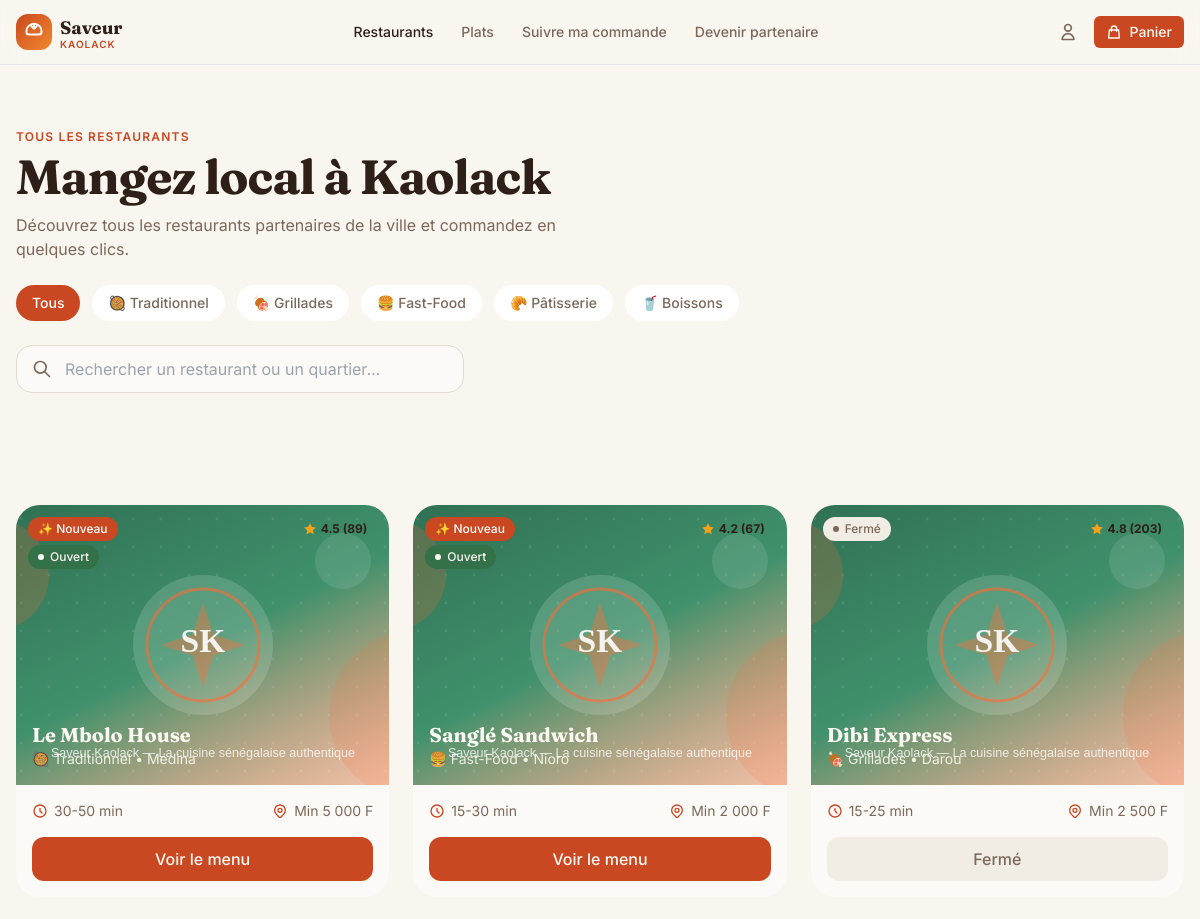
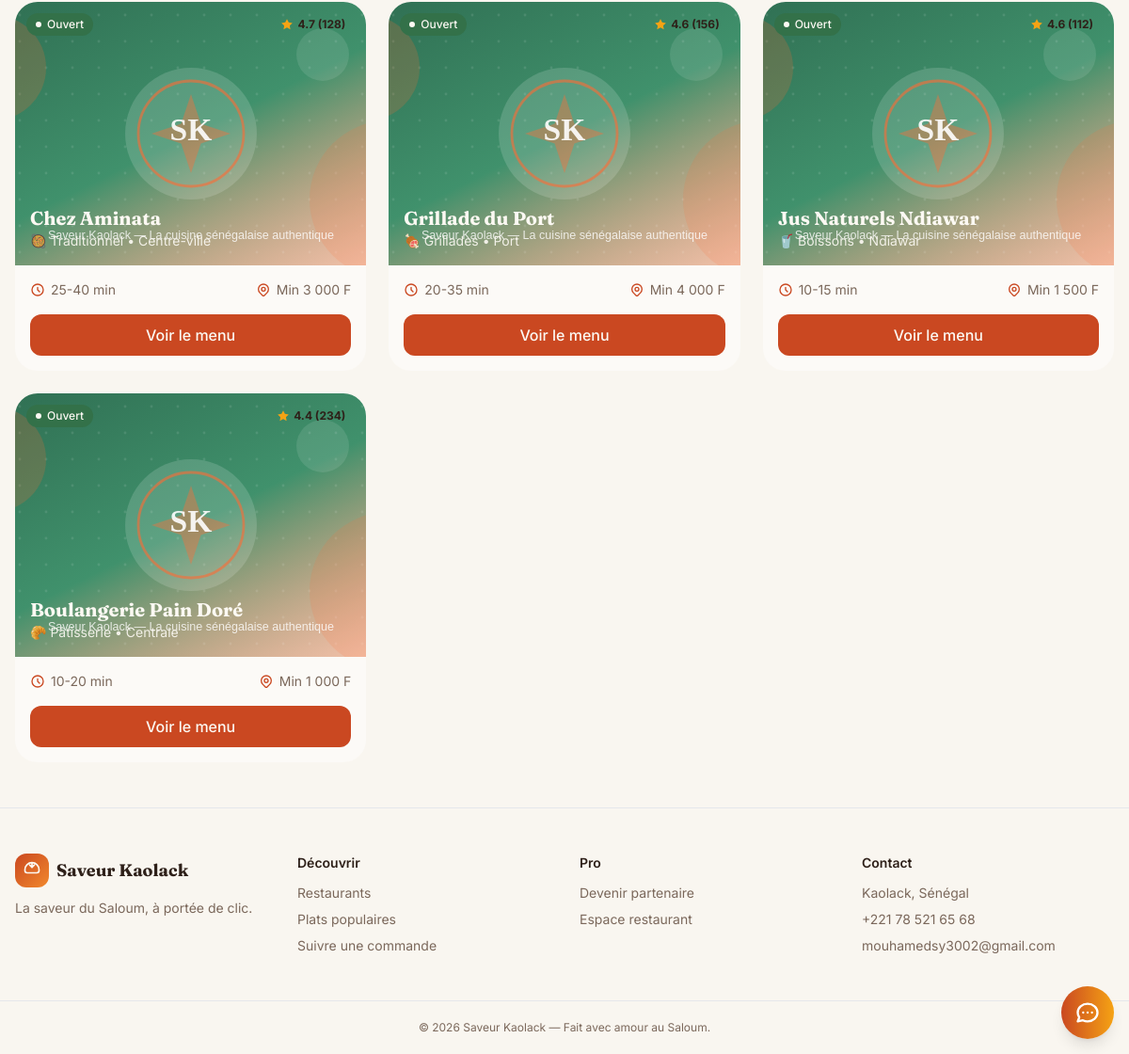
The page /restaurants.php on the database as committed earlier (2 pictures, top to bottom).
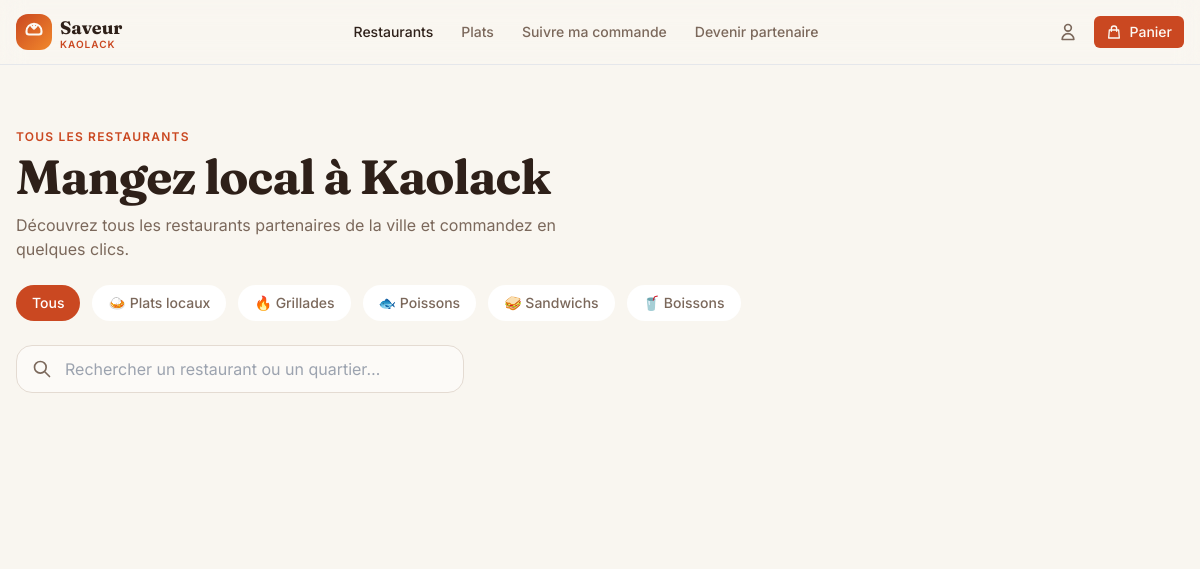
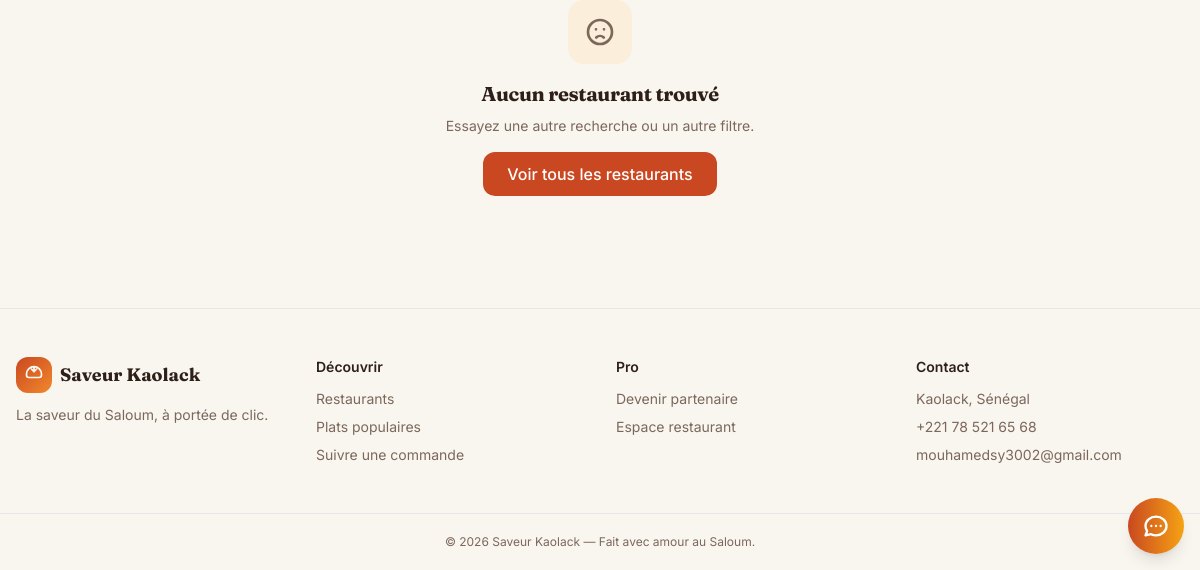
The same page on the database as committed later (2 pictures, top to bottom).
### tables this page shows
CREATE TABLE `categories` (
  `id`              int(11)     NOT NULL AUTO_INCREMENT,
  `nom`             varchar(50) NOT NULL,
  `icone`           varchar(10) DEFAULT NULL,
  `ordre_affichage` int(11)     DEFAULT 0,
  `description`     text        DEFAULT NULL,
  PRIMARY KEY (`id`)
);

CREATE TABLE `restaurants` (
  `id`                  int(11)       NOT NULL AUTO_INCREMENT,
  `nom`                 varchar(100)  NOT NULL,
  `description`         text          DEFAULT NULL,
  `telephone`           varchar(20)   DEFAULT NULL,
  `email`               varchar(100)  DEFAULT NULL,
  `adresse`             varchar(255)  DEFAULT NULL,
  `quartier`            varchar(50)   DEFAULT NULL,
  `categorie_id`        int(11)       DEFAULT NULL,
  `photo_banniere`      varchar(255)  DEFAULT NULL,
  `photo_resto`         varchar(255)  DEFAULT NULL,
  `logo`                varchar(255)  DEFAULT NULL,
  `heure_ouverture`     time          DEFAULT '08:00:00',
  `heure_fermeture`     time          DEFAULT '22:00:00',
  `delai_livraison_min` int(11)       DEFAULT 20,
  `delai_livraison_max` int(11)       DEFAULT 45,
  `frais_livraison`     int(11)       DEFAULT 1000,
  `commande_minimum`    int(11)       DEFAULT 3000,
  `note_moyenne`        decimal(2,1)  DEFAULT 4.5,
  `nb_avis`             int(11)       DEFAULT 0,
  `est_nouveau`         tinyint(1)    DEFAULT 0,
  `statut`              enum('actif','inactif','ferme','en_attente','refuse') DEFAULT 'en_attente',
  `created_at`          timestamp     NOT NULL DEFAULT current_timestamp(),
  `utilisateur_id`      int(11)       DEFAULT NULL,
  `wave_api_key`        varchar(255)  DEFAULT NULL,
  `telegram_bot_token`  varchar(200)  DEFAULT NULL,
  `telegram_chat_id`    varchar(100)  DEFAULT NULL,
  `latitude`            decimal(10,8) DEFAULT NULL,
  `longitude`           decimal(11,8) DEFAULT NULL,
  PRIMARY KEY (`id`),
  KEY `categorie_id`   (`categorie_id`),
  KEY `utilisateur_id` (`utilisateur_id`),
  CONSTRAINT `restaurants_ibfk_1` FOREIGN KEY (`categorie_id`)   REFERENCES `categories`   (`id`),
  CONSTRAINT `restaurants_ibfk_2` FOREIGN KEY (`utilisateur_id`) REFERENCES `utilisateurs` (`id`)
);

### restaurants.php (the view, shortened to what the rows shown need)
<?php
require_once 'includes/fonctions.php';
try {
    $pdo = getDB();
    $stmt = $pdo->query("SELECT * FROM categories ORDER BY ordre_affichage");
    $categories = $stmt->fetchAll(PDO::FETCH_ASSOC);
    $where = ["statut = 'actif'"];
    $params = [];
    $cat = isset($_GET['cat']) ? (int)$_GET['cat'] : 0;
    $sql = "SELECT r.*, c.nom as categorie_nom, c.icone
            FROM restaurants r
            LEFT JOIN categories c ON r.categorie_id = c.id
            WHERE " . implode(' AND ', $where) . "
            ORDER BY est_nouveau DESC, note_moyenne DESC, nom";
    $stmt = $pdo->prepare($sql);
    $stmt->execute($params);
    $restaurants = $stmt->fetchAll(PDO::FETCH_ASSOC);
} catch (PDOException $e) {
    $restaurants = [];
    $error = 'Erreur BDD: ' . $e->getMessage();
}
require_once 'includes/header.php';
?>
<section class="bg-[hsl(36_78%_92%)]/40">
    <div class="container mx-auto px-4 max-w-7xl py-12 md:py-16">
        <h1 class="mt-2 font-display text-4xl font-bold text-[hsl(20_30%_14%)] md:text-5xl">
            Mangez local à Kaolack
        </h1>
        <div class="mt-6 flex flex-wrap gap-3">
            <a href="?" class="px-4 py-2 rounded-full text-sm font-medium <?php echo empty($cat) ? 'bg-[hsl(14_72%_46%)] text-white' : 'bg-white text-[hsl(25_15%_42%)] hover:bg-[hsl(36_30%_92%)]'; ?> transition-colors">
                Tous
            </a>
            <?php foreach ($categories as $categorie): ?>
            <a href="?cat=<?php echo $categorie['id']; ?>" class="px-4 py-2 rounded-full text-sm font-medium <?php echo $cat == $categorie['id'] ? 'bg-[hsl(14_72%_46%)] text-white' : 'bg-white text-[hsl(25_15%_42%)] hover:bg-[hsl(36_30%_92%)]'; ?> transition-colors">
                <?php echo $categorie['icone'] . ' ' . htmlspecialchars($categorie['nom']); ?>
            </a>
            <?php endforeach; ?>
        </div>
    </div>
</section>
<section class="container mx-auto px-4 max-w-7xl py-12">
    <?php if (isset($error)): ?>
    <div class="rounded-2xl bg-red-50 border border-red-200 p-8 text-center">
        <div class="mx-auto mb-4 flex h-16 w-16 items-center justify-center rounded-2xl bg-red-100 text-red-600">
            <svg xmlns="http://www.w3.org/2000/svg" class="h-8 w-8" fill="none" viewBox="0 0 24 24" stroke="currentColor">
                <path stroke-linecap="round" stroke-linejoin="round" stroke-width="2" d="M12 9v2m0 4h.01m-6.938 4h13.856c1.54 0 2.502-1.667 1.732-3L13.732 4c-.77-1.333-2.694-1.333-3.464 0L3.34 16c-.77 1.333.192 3 1.732 3z" />
            </svg>
        </div>
        <h3 class="font-display text-xl font-bold text-red-800 mb-2">Problème de base de données</h3>
        <p class="text-red-700 mb-4"><?php echo $error; ?></p>
        <div class="bg-white rounded-xl p-4 text-left text-sm text-[hsl(25_15%_42%)]">
            <p class="font-semibold mb-2">Solutions possibles :</p>
            <ul class="list-disc list-inside space-y-1">
                <li>Vérifiez que MySQL est démarré dans XAMPP</li>
                <li><a href="database/install.php" class="text-[hsl(14_72%_46%)] hover:underline">Cliquez ici pour installer la base de données</a></li>
                <li>Vérifiez les identifiants (root / mot de passe vide)</li>
            </ul>
        </div>
    </div>
    <?php else: ?>
    <div class="grid gap-6 md:grid-cols-3">
        <?php foreach ($restaurants as $r):
            $isOpen = estRestaurantOuvert($r['heure_ouverture'], $r['heure_fermeture']);
            $badgeClass = $isOpen ? 'bg-[hsl(142_38%_32%)] text-[hsl(38_60%_97%)]' : 'bg-[hsl(36_30%_92%)] text-[hsl(25_15%_42%)]';
            $dotClass = $isOpen ? 'bg-[hsl(38_60%_97%)]' : 'bg-[hsl(25_15%_42%)]';
            $btnClass = $isOpen ? 'bg-[hsl(14_72%_46%)] text-[hsl(38_60%_97%)] hover:bg-[hsl(14_72%_40%)]' : 'bg-[hsl(36_30%_92%)] text-[hsl(25_15%_42%)] cursor-not-allowed';
            $btnText = $isOpen ? 'Voir le menu' : 'Fermé';
            $delayText = $r['delai_livraison_min'] . '-' . $r['delai_livraison_max'] . ' min';
        ?>
        <div class="group overflow-hidden rounded-3xl bg-[hsl(36_50%_98%)] transition-all duration-300 hover:-translate-y-1 hover:shadow-warm">
            <div class="relative aspect-[4/3] overflow-hidden">
                <?php echo afficherBanniere(
                    $r['photo_banniere'] ?? null,
                    $r['nom'],
                    'h-full w-full object-cover transition-transform duration-500 group-hover:scale-105'
                ); ?>
                <div class="absolute inset-0 bg-gradient-to-t from-[hsl(20_30%_14%)]/70 to-transparent"></div>
                <?php if ($r['est_nouveau']): ?>
                <span class="absolute left-3 top-3 inline-flex items-center gap-1.5 px-2.5 py-1 rounded-full text-xs font-medium bg-[hsl(14_72%_46%)] text-white">
                    ✨ Nouveau
                </span>
                <?php endif; ?>
                <span class="absolute <?php echo $r['est_nouveau'] ? 'left-3 top-10' : 'left-3 top-3'; ?> inline-flex items-center gap-1.5 px-2.5 py-1 rounded-full text-xs font-medium <?php echo $badgeClass; ?>">
                    <span class="h-1.5 w-1.5 rounded-full <?php echo $dotClass; ?>"></span>
                    <?php echo $isOpen ? 'Ouvert' : 'Fermé'; ?>
                </span>
                <div class="absolute right-3 top-3 flex items-center gap-1 rounded-full bg-[hsl(38_44%_96%)]/95 px-2.5 py-1 text-xs font-bold text-[hsl(20_30%_14%)] shadow-soft">
                    <svg xmlns="http://www.w3.org/2000/svg" class="h-3.5 w-3.5 fill-[hsl(38_92%_52%)] text-[hsl(38_92%_52%)]" viewBox="0 0 24 24" stroke="none">
                        <path d="M12 2l3.09 6.26L22 9.27l-5 4.87 1.18 6.88L12 17.77l-6.18 3.25L7 14.14 2 9.27l6.91-1.01L12 2z"/>
                    </svg>
                    <?php echo number_format($r['note_moyenne'], 1); ?> (<?php echo $r['nb_avis']; ?>)
                </div>
                <div class="absolute bottom-4 left-4 right-4 text-[hsl(38_60%_97%)]">
                    <div class="font-display text-xl font-bold"><?php echo htmlspecialchars($r['nom']); ?></div>
                    <div class="text-sm opacity-90">
                        <?php echo ($r['icone'] ?? '🍽️') . ' ' . htmlspecialchars($r['categorie_nom'] ?? 'Restaurant'); ?> •
                        <?php echo htmlspecialchars($r['quartier']); ?>
                    </div>
                </div>
            </div>
            <div class="flex items-center justify-between p-4 text-sm text-[hsl(25_15%_42%)]">
                <div class="flex items-center gap-1.5">
                    <svg xmlns="http://www.w3.org/2000/svg" class="h-4 w-4 text-[hsl(14_72%_46%)]" fill="none" viewBox="0 0 24 24" stroke="currentColor">
                        <path stroke-linecap="round" stroke-linejoin="round" stroke-width="2" d="M12 8v4l3 3m6-3a9 9 0 11-18 0 9 9 0 0118 0z" />
                    </svg>
                    <?php echo $delayText; ?>
                </div>
                <div class="flex items-center gap-1.5">
                    Min <?php echo number_format($r['commande_minimum'], 0, ',', ' '); ?> F
                </div>
            </div>
            <div class="px-4 pb-4">
                <a href="/saveur-php/restaurant.php?id=<?php echo $r['id']; ?>"
                   class="block w-full py-2.5 text-center rounded-xl <?php echo $btnClass; ?> transition-colors font-medium">
                    <?php echo $btnText; ?>
                </a>
            </div>
        </div>
        <?php endforeach; ?>
    </div>
    <?php endif; ?>
</section>
<?php require_once 'includes/footer.php'; ?>

### includes/fonctions.php (shortened to what the rows shown need)
<?php
function afficherImageResto(?string $nom_fichier, string $alt = '', string $classe = '', string $type = 'default'): string {
    $nom_fichier = $nom_fichier ? basename($nom_fichier) : '';
    switch ($type) {
        case 'banniere':
            $chemin_complet = BANNIERES_PATH . $nom_fichier;
            $url_base = BANNIERES_URL;
            $url_defaut = IMG_BANNIERE_DEFAUT;
            break;
    }
    $fichier_existe = !empty($nom_fichier) && file_exists($chemin_complet) && is_file($chemin_complet);
    $url = $fichier_existe ? $url_base . urlencode($nom_fichier) : $url_defaut;
    $html = '<img src="' . $url . '"';
    $html .= ' alt="' . htmlspecialchars($alt ?: 'Image du restaurant', ENT_QUOTES, 'UTF-8') . '"';
    $html .= ' loading="lazy"';
    if (!empty($classe)) {
        $html .= ' class="' . htmlspecialchars($classe, ENT_QUOTES, 'UTF-8') . '"';
    }
    $html .= ' onerror="this.onerror=null;this.src=\'' . $url_defaut . '\'"';
    $html .= '>';
    return $html;
}
function afficherBanniere(?string $nom_fichier, string $alt = '', string $classe = ''): string {
    return afficherImageResto($nom_fichier, $alt, $classe, 'banniere');
}
function estRestaurantOuvert(string $heureOuverture, string $heureFermeture): bool {
    $now = new DateTime();
    $currentMinutes = (int)$now->format('H') * 60 + (int)$now->format('i');
    list($openH, $openM) = explode(':', $heureOuverture);
    list($closeH, $closeM) = explode(':', $heureFermeture);
    $openMinutes = (int)$openH * 60 + (int)$openM;
    $closeMinutes = (int)$closeH * 60 + (int)$closeM;
    if ($closeMinutes < $openMinutes) {
        return $currentMinutes >= $openMinutes || $currentMinutes <= $closeMinutes;
    }
    return $currentMinutes >= $openMinutes && $currentMinutes <= $closeMinutes;
}

Rows that differ between the two databases and show on the page:
removed restaurants: est_nouveau "✨ Nouveau", shows "Ouvert", note_moyenne "4.5", nb_avis "89", nom "Le Mbolo House", categorie.icone "🥘", categorie.nom "Traditionnel", quartier "Médina", delayText "30-50 min", commande_minimum "5 000", btnText "Voir le menu"
removed restaurants: est_nouveau "✨ Nouveau", shows "Ouvert", note_moyenne "4.2", nb_avis "67", nom "Sanglé Sandwich", categorie.icone "🍔", categorie.nom "Fast-Food", quartier "Nioro", delayText "15-30 min", commande_minimum "2 000", btnText "Voir le menu"
removed restaurants: shows "Fermé", note_moyenne "4.8", nb_avis "203", nom "Dibi Express", categorie.icone "🍖", categorie.nom "Grillades", quartier "Darou", delayText "15-25 min", commande_minimum "2 500", btnText "Fermé"
removed restaurants: shows "Ouvert", note_moyenne "4.7", nb_avis "128", nom "Chez Aminata", categorie.icone "🥘", categorie.nom "Traditionnel", quartier "Centre-ville", delayText "25-40 min", commande_minimum "3 000", btnText "Voir le menu"
removed restaurants: shows "Ouvert", note_moyenne "4.6", nb_avis "156", nom "Grillade du Port", categorie.icone "🍖", categorie.nom "Grillades", quartier "Port", delayText "20-35 min", commande_minimum "4 000", btnText "Voir le menu"
removed restaurants: shows "Ouvert", note_moyenne "4.6", nb_avis "112", nom "Jus Naturels Ndiawar", categorie.icone "🥤", categorie.nom "Boissons", quartier "Ndiawar", delayText "10-15 min", commande_minimum "1 500", btnText "Voir le menu"
removed restaurants: shows "Ouvert", note_moyenne "4.4", nb_avis "234", nom "Boulangerie Pain Doré", categorie.icone "🥐", categorie.nom "Pâtisserie", quartier "Centrale", delayText "10-20 min", commande_minimum "1 000", btnText "Voir le menu"
changed categories: icone "🥘" → "🍛"; nom "Traditionnel" → "Plats locaux"
changed categories "Grillades": icone "🍖" → "🔥"
changed categories: icone "🍔" → "🐟"; nom "Fast-Food" → "Poissons"
changed categories: icone "🥐" → "🥪"; nom "Pâtisserie" → "Sandwichs"
Other text that changed with them:
text now shown: "Aucun restaurant trouvé Essayez une autre recherche ou un autre filtre. Voir tous les restaurants"
